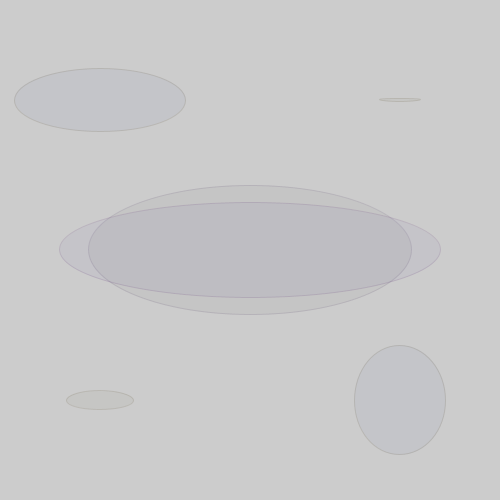
Frame 1 (no input)
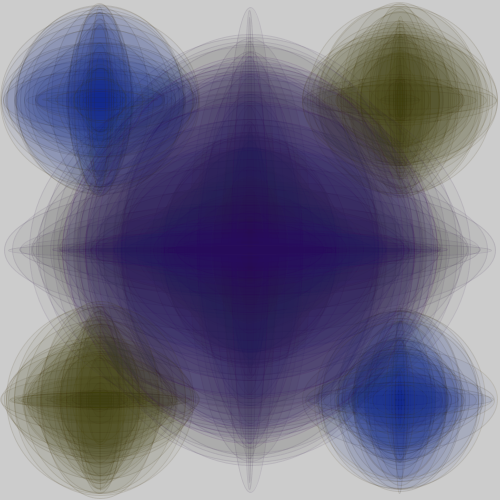
Frame 60 (the mouse pressed at the canvas centre just before this capture)
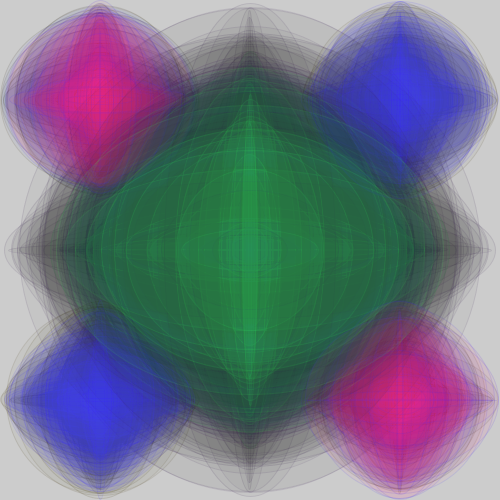
Frame 120 (the mouse held since frame 60 and released just before this capture)

The Processing sketch that drew these frames (run headless with seeded random() and noise(); from frame 60 on, the mouse is pressed at the canvas centre):

// Processing sketch: processing_42256
// ── processing_42256.pde



void setup() {
  size (500, 500);
}

void draw() {
  //cerchiosfondo
    fill (23, 23, 23, 10);
  smooth();
  stroke(56, 32, 87, 30);
  ellipse ( 250, 250, random( 500), random (500) );
  
  //cerchio1
  fill (23, mouseY, 123, 10);
  smooth();
  stroke(56, mouseY, 87, 30);
  ellipse ( 250, 250, random( 400), random (400) );

  //cerchio2
  fill (mouseY, 23, 123, 10);
  smooth();
  stroke(56, 45, mouseY, 30);
  ellipse ( 100, 100, random( 200), random (200) );

  //cerchio3
  fill (mouseY, 23, 123, 10);
  smooth();
  stroke(56, 45, mouseX, 30);
  ellipse ( 400, 400, random( 200), random (200) );

  //cerchio4
  fill (56, 56,mouseY, 10);
  smooth();
  stroke(56, 45, mouseY, 30);
  ellipse ( 100, 400, random( 200), random (200) );

  //cerchio5
  fill (56, 56, mouseY,10);
  smooth();
  stroke(56, 45, mouseX, 30);
  ellipse ( 400, 100, random( 200), random (200) );
}
